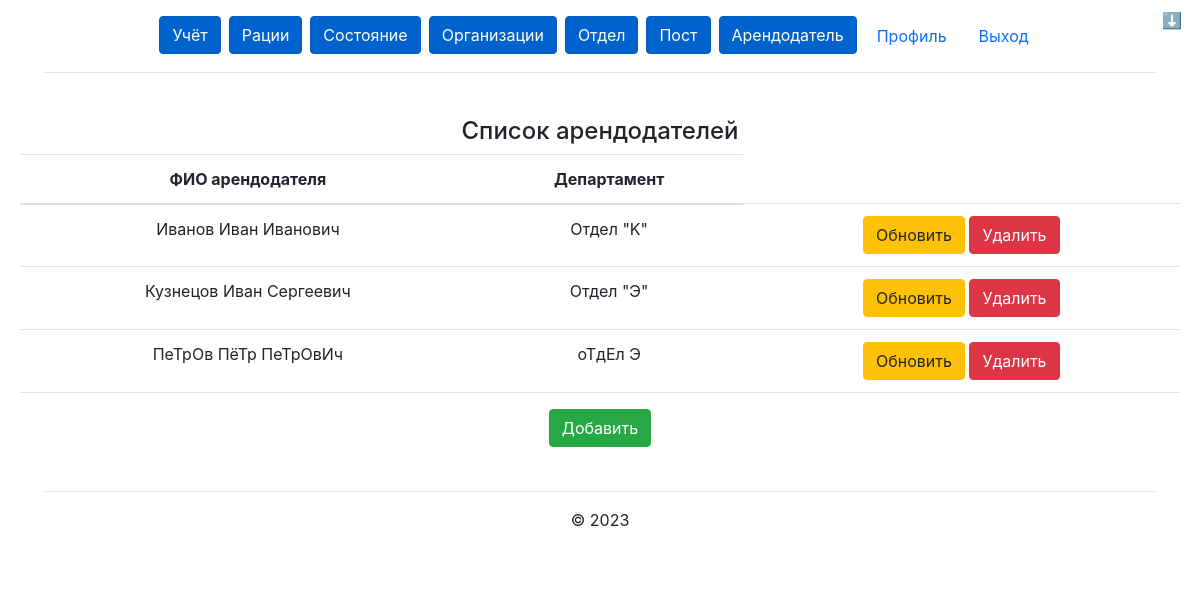
The page /resposible/ (signed in) on the database its author committed.
### resposible/models.py (models this page shows, shortened)
class Resposible(models.Model):
    id = models.AutoField(primary_key=True)
    id_department = models.ForeignKey(Department, on_delete=models.CASCADE)
    resposible_fio = models.CharField('ФИО ответственного', max_length=600)
    class Meta:
        verbose_name = 'Ответственный'
        verbose_name_plural = 'Ответственные'

### department/models.py (models this page shows, shortened)
class Department(models.Model):
    id = models.AutoField(primary_key=True)
    name = models.CharField('Название отдела', max_length=1000)
    def __str__(self):
        return self.name
    class Meta:
        verbose_name = 'Отдел'
        verbose_name_plural = 'Отделы'

### resposible/views.py (the view)
# urls.py: path('', views.resposible_list, name='resposible_list'),
@login_required
def resposible_list(request):
    resposibles = Resposible.objects.all()
    return render(request, "resposible/list.html", {'resposibles': resposibles})

### resposible/templates/resposible/list.html
{% extends "main/base.html" %}
{% block content %}
<div class="card-body">
    <h4>Список арендодателей</h4>
    <table class="table">
        <thead>
            <tr>
                <th scope="col">ФИО арендодателя</th>
                <th scope="col">Департамент</th>
            </tr>
        </thead>
        <tbody>
            {% for resposible in resposibles %}
            <tr>
                <td>{{ resposible.resposible_fio }}</td>
                <td>{{ resposible.id_department }}</td>
                <td><a type="button" class="btn btn-warning" href="update/{{ resposible.id }}">Обновить</a>
                    <a type="button" class="btn btn-danger" href="delete/{{ resposible.id }}">Удалить</a>
                </td>
            </tr>
            {% endfor %}
        </tbody>
    </table>
    <a type="button" class="btn btn-success" href="create">Добавить</a>
</div>
{% endblock %}

### main/static/main/css/main.css (style rules this page uses)
* { margin: 0; padding: 0; }
main .card-body { margin-top: 20px; text-align: center; }

### rows shown on the page
Resposible: resposible_fio "Иванов Иван Иванович", id_department "Отдел \"K\""
Resposible: resposible_fio "Кузнецов Иван Сергеевич", id_department "Отдел \"Э\""
Resposible: resposible_fio "ПеТрОв ПёТр ПеТрОвИч", id_department "оТдЕл Э"
